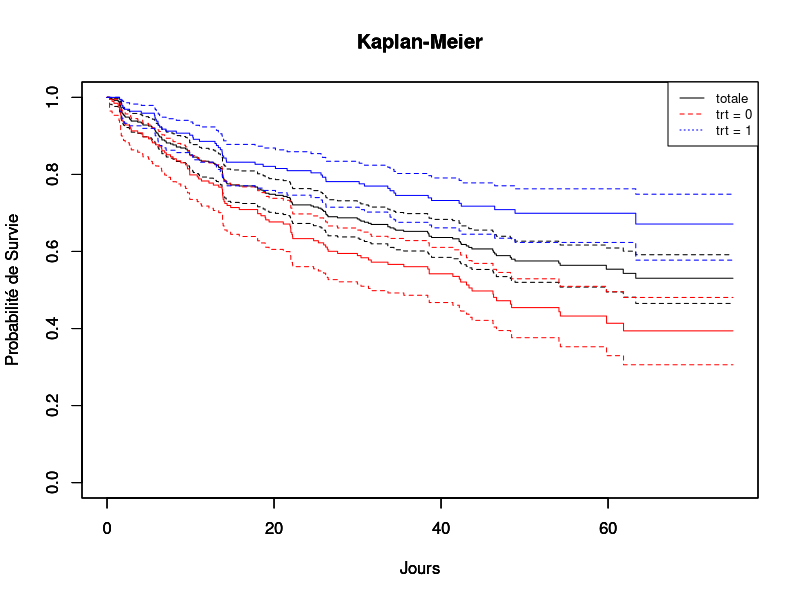
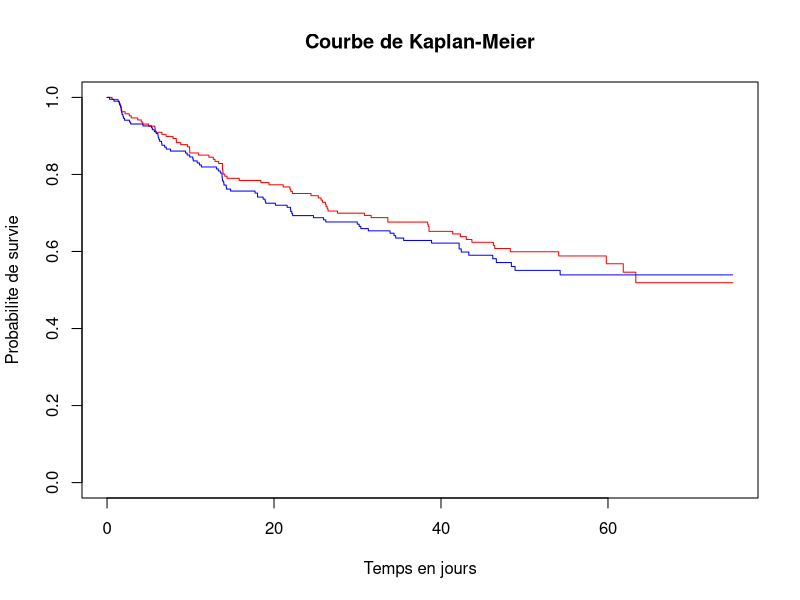

Write R code to recreate these figures, in order.
library(survival)
data(diabetic)
attach(diabetic)

trt <- as.factor(trt)

# 1a
print(names(diabetic))
#"id"     "laser"  "age"    "eye"    "trt"    "risk"   "time"   "status"
#https://www.mayo.edu/research/documents/diabeteshtml/DOC-10027460/
#ID：Il est utilisé pour distinguer chaque participant dans l'ensemble de données.
#laser：Il s'agit du type de traitement laser reçu. 1=xenon, 2=argon
#age: Il s'agit de l'âge auquel le diabète a été diagnostiqué chez le patient.
#eye: Il s'agit d'un facteur avec des niveau de gauche et de droit.
#trt: Il s'agit du group de traitement.0=no treatment,1=laser
#risk: Il s'agit d'une variable quantitative d'évaluation du risque utilisée pour classer les participants dans différents groupes de risque(les valeurs varient de 6 à 12).
#time: Il s'agit de la date de l'événement ou de la dernière visite de suivi.
#status:Il s'agit d'une variable binaire utilisée pour indiquer si une perte de vision s'est produite au cours de la période d'étude,où 0 indique qu'aucune perte de vision ne s'est produite à la fin
#de la période d'observation et 1 indique qu'une perte de vision s'est produite.
#还需要再归纳一下这个实验来自哪个研究

#1bc
#Kaplan-Meier 
result.km <- survfit(Surv(time, status) ~ 1, conf.type="log-log")
plot(result.km, xlab = "Jours", ylab = "Probabilité de Survie", main = "Kaplan-Meier")
result.kmtrt0 <- survfit(Surv(time[trt == 0], status[trt == 0]) ~ 1, conf.type="log-log")
par(new=TRUE)
plot(result.kmtrt0, xlab = "Jours", ylab = "Probabilité de Survie", main = "Kaplan-Meier", col = "red")
result.kmtrt1 <- survfit(Surv(time[trt == 1], status[trt == 1]) ~ 1, conf.type="log-log")
par(new=TRUE)
plot(result.kmtrt1, xlab = "Jours", ylab = "Probabilité de Survie", main = "Kaplan-Meier", col = "blue")
legend("topright", legend=c("totale","trt = 0", "trt = 1"), col=c("black","red", "blue"), lty=1:5, cex=0.8)
#abline ( v = 43.7 , col = 'red' , lty =2)

#1d
#On concentre sur les patients trt = 0
#diabetic_controle <- diabetic[trt == 0,]
subset_data <- subset(diabetic,trt == 0)
fit <- survfit(Surv(time,status) ~ 1,data=subset_data, conf.type="log-log")
result.km<-fit
print(result.km)
#Le délai médian jusqu'à la cécité pour les patients qui n'ont pas reçu de traitement au laser était de 43,7 mois. 
#L'intervalle de confiance à 95 % pour cette estimation était large, allant de 31,6 à 59,8 mois.

#1e test de log-rank
result.logrank <- survdiff(Surv(time, status) ~ trt, data = diabetic)
print(result.logrank)
#Les résultats du test du chi-carré (Chisq=22,2, p=2e-06), dans lequel nous pouvons voir que la valeur p est bien inférieure à 0,05. 
#Cela suggère que la différence de temps avant la cécité entre les deux groupes de traitement est statistiquement significative. 
#En outre, dans ce cas, le nombre de cécités était significativement plus élevé que prévu dans le groupe qui n'a pas reçu de traitement au laser (trt=0), tandis que le nombre de cécités était plus faible que prévu dans le groupe qui a reçu un traitement au laser (trt=1).
#En conclusion, les résultats du test Log-Rank ont montré que le fait de recevoir ou non un traitement au laser avait un effet significatif sur la courbe de survie des patients. Cela implique que le traitement au laser peut être une intervention efficace pour retarder la perte de vision chez les patients diabétiques.

 #1f# 计算年龄的中位数，并创建年龄组变量
median_age <- median(diabetic$age, na.rm = TRUE)
diabetic$age_group <- ifelse(diabetic$age <= median_age, "younger", "older")
# 使用survfit函数根据年龄组计算Kaplan-Meier生存曲线
result.kmage <- survfit(Surv(time, status) ~ age_group, data = diabetic)
# 绘制Kaplan-Meier生存曲线
plot(result.kmage, main = 'Courbe de Kaplan-Meier', xlab = 'Temps en jours', ylab = 'Probabilite de survie', col = c("red", "blue"))
# 进行分层的Log-Rank测试
survdiff(Surv(time, status) ~ trt + strata(age), data = diabetic)
#Dans notre analyse approfondie de l'ensemble de données sur les diabetic, 
#nous avons adopté une stratégie basée sur la segmentation de l'âge médian afin de discerner l'effet des différents traitements sur les patients d'âges différents. 
#Cette segmentation a permis de classer les patients en deux groupes, “Younger“et “Older”, ce qui nous a permis d'explorer l'impact potentiel du facteur âge sur les résultats du traitement.